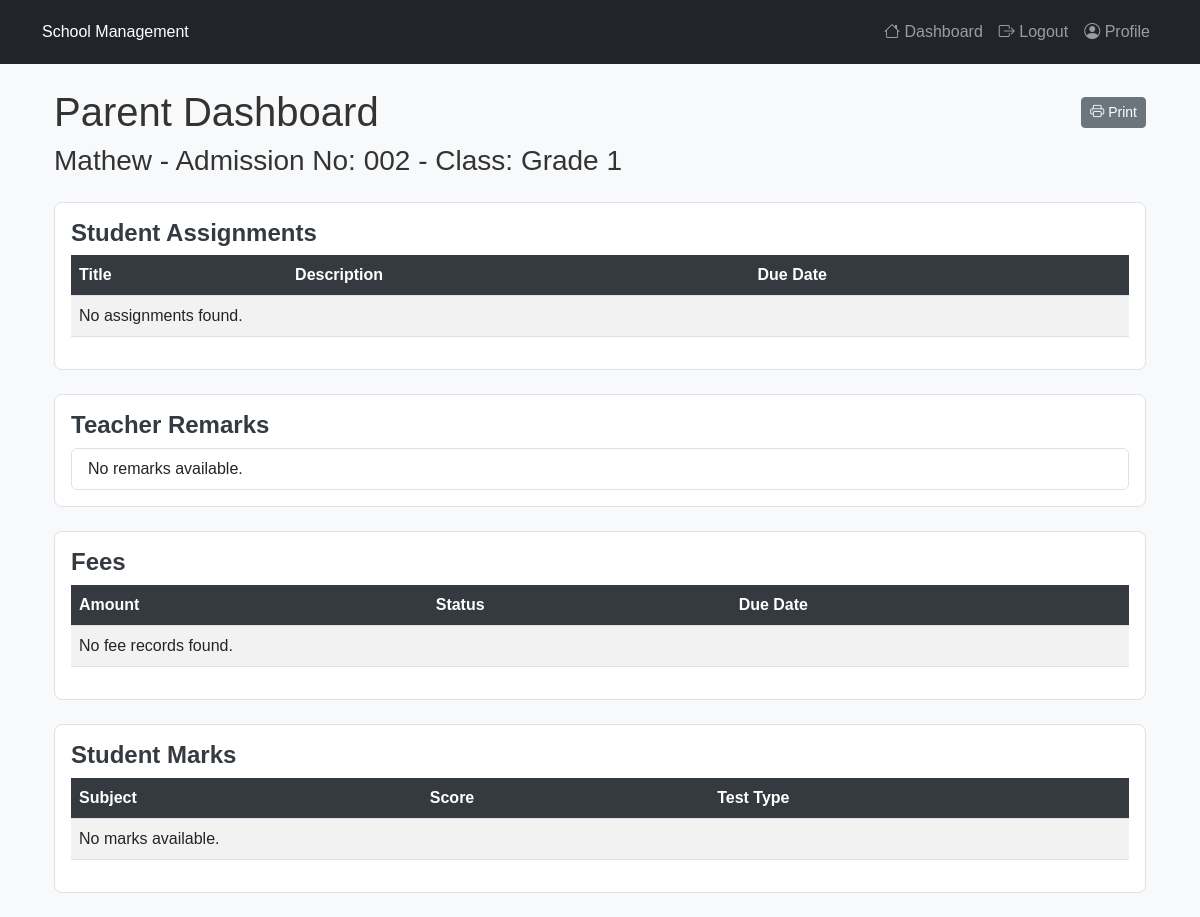
/parent_dashboard (signed in), run on an earlier commit of the app's database.
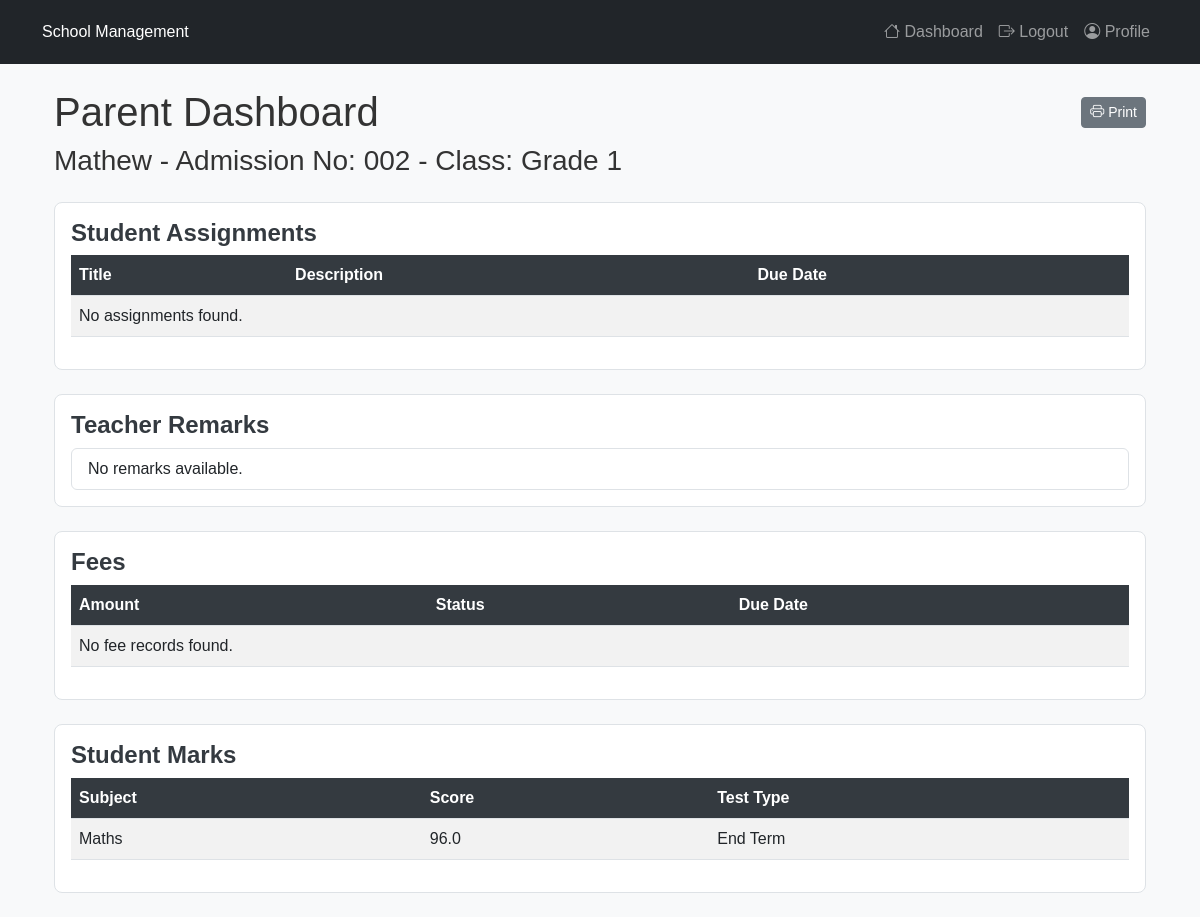
And on a later commit of the database.
### models.py (models this page shows, shortened)
class Student(db.Model):
    id = db.Column(db.Integer, primary_key=True)
    admission_number = db.Column(db.String(10), unique=True, nullable=False)
    name = db.Column(db.String(150), nullable=False)
    class_name = db.Column(db.String(50), nullable=False)  # Add this line for class input
    parent_id = db.Column(db.Integer, db.ForeignKey('parent.id'))  # Link to Parent model
    created_at = db.Column(db.DateTime, default=datetime.utcnow)
    parent = db.relationship('Parent', back_populates='students')  # Update to allow for multiple students
    fees = db.relationship('Fee', back_populates='student')

class Mark(db.Model):
    id = db.Column(db.Integer, primary_key=True)
    student_id = db.Column(db.Integer, db.ForeignKey('student.id'), nullable=False)
    teacher_id = db.Column(db.Integer, db.ForeignKey('teacher.id'), nullable=False)
    subject = db.Column(db.String(100), nullable=False)  # Subject for the marks
    score = db.Column(db.Float, nullable=False)  # The marks scored by the student
    test_type = db.Column(db.String(20), nullable=False)  # Assignment, CAT, or End Term
    created_at = db.Column(db.DateTime, default=datetime.utcnow)
    student = db.relationship('Student', backref='marks')
    teacher = db.relationship('Teacher', backref='marks')

### app.py (the view)
@app.route('/parent_dashboard')
@login_required
def parent_dashboard():
    if current_user.role != 'Parent':
        flash("Unauthorized access.", 'danger')
        return redirect(url_for('dashboard'))
    parent = Parent.query.filter_by(user_id=current_user.id).first()
    if not parent:
        flash('No parent found for this user.', 'info')
        return render_template('parent_dashboard.html', students=[], assignments=[], remarks=[], fees=[], marks=[])
    students = parent.students  # This will now return all students linked to the parent
    if not students:
        flash('No students found for this parent.', 'info')
        return render_template('parent_dashboard.html', students=[], assignments=[], remarks=[], fees=[], marks=[])
    assignments = Assignment.query.filter(Assignment.student_id.in_([student.id for student in students])).all()
    remarks = Remark.query.filter(Remark.student_id.in_([student.id for student in students])).all()
    fees = Fee.query.filter(Fee.student_id.in_([student.id for student in students])).all()
    marks = Mark.query.filter(Mark.student_id.in_([student.id for student in students])).all()
    return render_template('parent_dashboard.html', students=students, assignments=assignments, remarks=remarks, fees=fees, marks=marks)

### app.py (called while the page is built)
@login_manager.user_loader
def load_user(user_id):
    return User.query.get(int(user_id))

### templates/parent_dashboard.html
{% extends "base.html" %}
{% block content %}
<div class="container">
    <h1 class="d-flex justify-content-between align-items-center">
        Parent Dashboard
        <button onclick="window.print()" class="btn btn-secondary btn-sm">
            <i class="bi bi-printer"></i> Print
        </button>
    </h1>
    {% for student in students %}
        <h3>{{ student.name }} - Admission No: {{ student.admission_number }} - Class: {{ student.class_name }}</h3>
    {% endfor %}
    <div class="card my-4">
        <div class="card-body">
            <h5 class="card-title">Student Assignments</h5>
            <table class="table table-striped">
                <thead>
                    <tr>
                        <th>Title</th>
                        <th>Description</th>
                        <th>Due Date</th>
                    </tr>
                </thead>
                <tbody>
                    {% for assignment in assignments %}
                    <tr>
                        <td>{{ assignment.title }}</td>
                        <td>{{ assignment.description }}</td>
                        <td>{{ assignment.due_date }}</td>
                    </tr>
                    {% else %}
                    <tr>
                        <td colspan="3">No assignments found.</td>
                    </tr>
                    {% endfor %}
                </tbody>
            </table>
        </div>
    </div>
    <div class="card my-4">
        <div class="card-body">
            <h5 class="card-title">Teacher Remarks</h5>
            <ul class="list-group">
                {% for remark in remarks %}
                <li class="list-group-item">{{ remark.text }} - {{ remark.created_at.strftime('%Y-%m-%d') }}</li>
                {% else %}
                <li class="list-group-item">No remarks available.</li>
                {% endfor %}
            </ul>
        </div>
    </div>
    <div class="card my-4">
        <div class="card-body">
            <h5 class="card-title">Fees</h5>
            <table class="table table-striped">
                <thead>
                    <tr>
                        <th>Amount</th>
                        <th>Status</th>
                        <th>Due Date</th>
                    </tr>
                </thead>
                <tbody>
                    {% for fee in fees %}
                    <tr>
                        <td>{{ fee.amount_due }}</td>
                        <td>{{ fee.status }}</td>
                        <td>{{ fee.due_date }}</td>
                    </tr>
                    {% else %}
                    <tr>
                        <td colspan="3">No fee records found.</td>
                    </tr>
                    {% endfor %}
                </tbody>
            </table>
        </div>
    </div>
    <div class="card my-4">
        <div class="card-body">
            <h5 class="card-title">Student Marks</h5>
            <table class="table table-striped">
                <thead>
                    <tr>
                        <th>Subject</th>
                        <th>Score</th>
                        <th>Test Type</th>
                    </tr>
                </thead>
                <tbody>
                    {% for mark in marks %}
                    <tr>
                        <td>{{ mark.subject }}</td>
                        <td>{{ mark.score }}</td>
                        <td>{{ mark.test_type }}</td>
                    </tr>
                    {% else %}
                    <tr>
                        <td colspan="3">No marks available.</td>
                    </tr>
                    {% endfor %}
                </tbody>
            </table>
        </div>
    </div>
</div>
{% endblock %}

### templates/base.html (shortened to what this page needs)
<!DOCTYPE html>
<html lang="en">
<head>
    <link href="https://cdn.jsdelivr.net/npm/bootstrap@5.3.0/dist/css/bootstrap.min.css" rel="stylesheet">
    <link rel="stylesheet" href="{{ url_for('static', filename='css/styles.css') }}">
    <link rel="stylesheet" href="https://cdn.jsdelivr.net/npm/sweetalert2@11/dist/sweetalert2.min.css">
    <link rel="stylesheet" href="https://cdn.jsdelivr.net/npm/bootstrap-icons@1.11.0/font/bootstrap-icons.css">
</head>
<body>
    <nav class="navbar navbar-expand-lg navbar-dark bg-dark">
        <div class="container">
            <a class="navbar-brand" href="#">School Management</a>
            <div class="collapse navbar-collapse" id="navbarNav">
                <ul class="navbar-nav ms-auto">
                    <li class="nav-item">
                        <a class="nav-link" href="{{ url_for('dashboard') }}">
                            <i class="bi bi-house"></i> Dashboard
                        </a>
                    </li>
                    <li class="nav-item">
                        <a class="nav-link" href="{{ url_for('logout') }}">
                            <i class="bi bi-box-arrow-right"></i> Logout
                        </a>
                    </li>
                    <li class="nav-item">
                        <a class="nav-link" href="{{ url_for('profile') }}">
                            <i class="bi bi-person-circle"></i> Profile
                        </a>
                    </li>
                </ul>
            </div>
        </div>
    </nav>
    <div class="container mt-4">
        {% block content %}{% endblock %}
    </div>
</body>
</html>

### static/css/styles.css (style rules this page uses)
body { background-color: #f8f9fa; color: #333; font-family: Arial, sans-serif; }
.navbar { padding: 0.75rem 1rem; }
.navbar-brand, .nav-link { font-size: 1rem; font-weight: 500; }
.card { border: 1px solid #dee2e6; border-radius: 0.5rem; }
.card-title { font-size: 1.5rem; font-weight: bold; color: #343a40; }
.table th { background-color: #343a40; color: white; }
.table-striped tbody tr:nth-of-type(odd) { background-color: #f2f2f2; }

What changed in the data, as far as the page shows it:
added Mark: subject "Maths", score "96.0", test_type "End Term"
Also different on the page:
text no longer shown: "No marks available."
